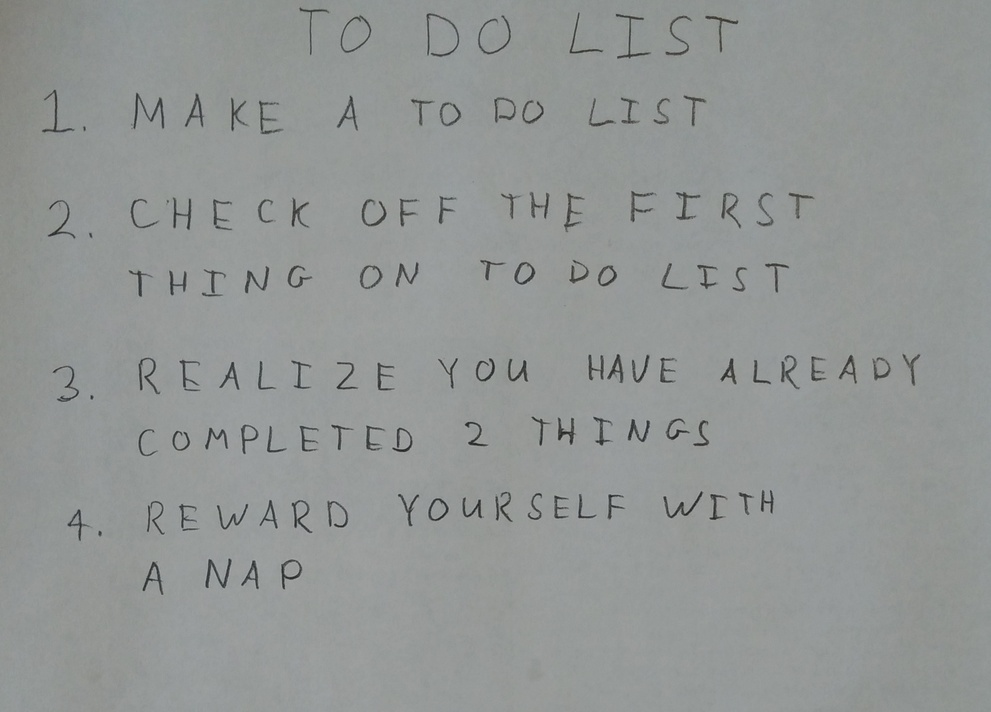
#> input picture hw5/images/01_list.jpg, 991 x 712 px, shrunk from 2270 x 1631 before the run
$ python -i q4.py   (imports and definitions only)   (older library calls are emulated)
#> lines starting #> are read from the running program, lines starting #| are printed output that depends on the picture; after the words box and inside, x2 and y2 are one past the last pixel; in counts of white or black regions, pixels touching at a corner belong together
import numpy as np
from skimage import data
import skimage
import skimage.measure
import skimage.color
import skimage.restoration
import skimage.filters
import skimage.morphology
import skimage.segmentation
import matplotlib.pyplot as plt
import matplotlib.patches as mpatches

# takes a color image
# returns a list of bounding boxes and black_and_white image
def findLetters(image):
    bboxes = []
    bw = None
    # insert processing in here
    # one idea estimate noise -> denoise -> greyscale -> threshold -> morphology -> label -> skip small boxes
    # this can be 10 to 15 lines of code using skimage functions
    image = skimage.color.rgb2gray(image)
    ##########################
    ##### your code here #####
    ##########################
    thresh = skimage.filters.threshold_otsu(image)
#> thresh = 0.455
    bw = skimage.morphology.closing(image < thresh, skimage.morphology.square(10))
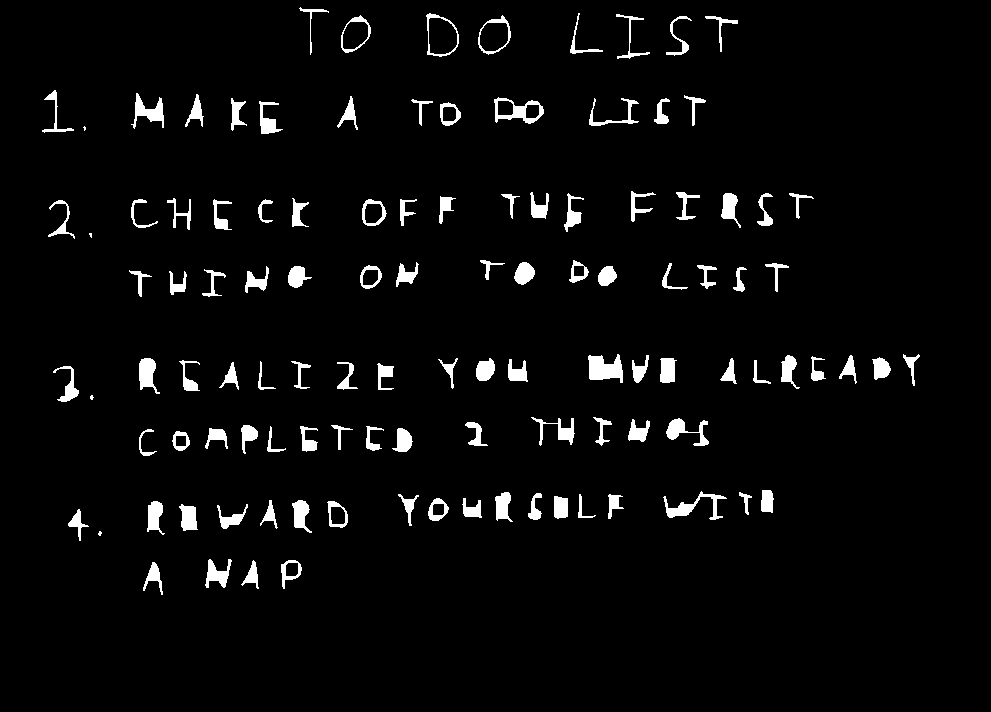
#> bw: shape (712, 991) bool; 3.7% white; 113 white regions (4 under 20 px), largest, box (x1, y1, x2, y2) and area: (588, 354, 623, 383) 691, (663, 491, 727, 520) 542, (494, 97, 544, 124) 520

    # remove artifacts connected to image border
    cleared = skimage.segmentation.clear_border(bw)

    # label image regions
    label_image = skimage.measure.label(cleared)
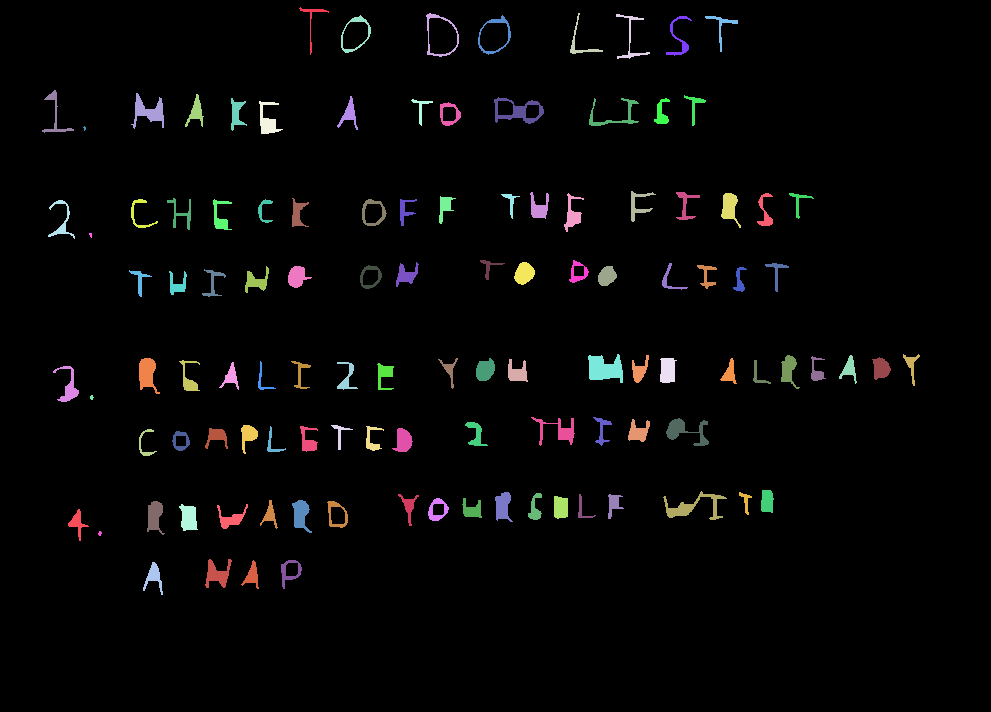
#> label_image: shape (712, 991) int32; 114 distinct labels, from 0 to 113; one colour per label, 0 black

    # to make the background transparent, pass the value of `bg_label`,
    # and leave `bg_color` as `None` and `kind` as `overlay`
    image_label_overlay = skimage.color.label2rgb(label_image, image=image, bg_label=0)
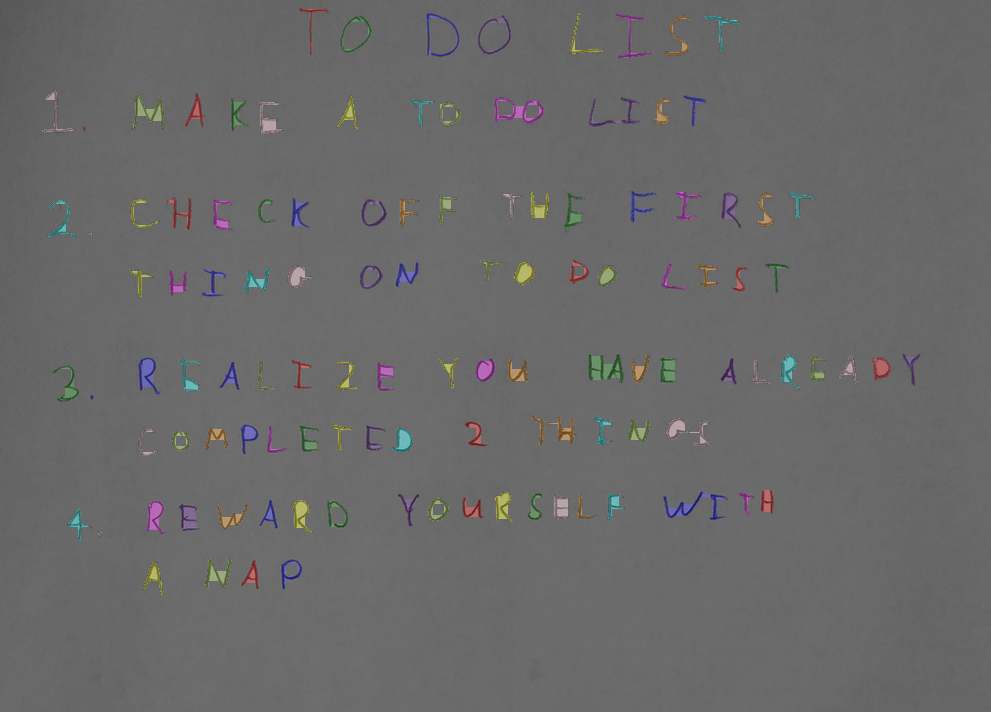
#> image_label_overlay: shape (712, 991, 3) float64; mean R, G, B 0.416, 0.415, 0.415

    for region in skimage.measure.regionprops(label_image):
        if region.area >= 100:
            bboxes.append(region.bbox)
#> this loop made 113 passes
#> after the loop, bboxes = 108 items, first 6: (7, 299, 55, 329), (13, 426, 57, 459), (13, 570, 54, 603), (14, 616, 59, 650), (15, 341, 53, 371), (15, 478, 55, 511)

    bw = (~bw).astype(np.float)
    return bboxes, bw

>>> import cv2
>>> picture = cv2.cvtColor(cv2.imread('../images/01_list.jpg'), cv2.COLOR_BGR2RGB)
>>> result = findLetters(picture)
